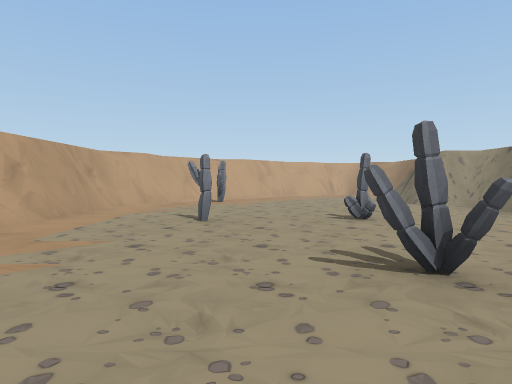
[1] (above)

12 first-person views from a walk through a 3-D level made in the Unity game engine. The camera is 1.3 m above the floor, tilts 2° down and sees 75° across. The floor is counted in squares, 2 m on a side. Each view is taken from the middle of a square. On the plan, view 1 faces up. The plan holds only what a view shows up to about 10 squares ahead; the rest is blank. The place goes on beyond the plan. Some animated figures are not drawn.

[2]
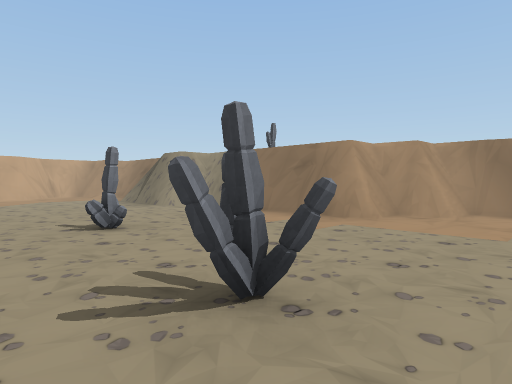

[3]
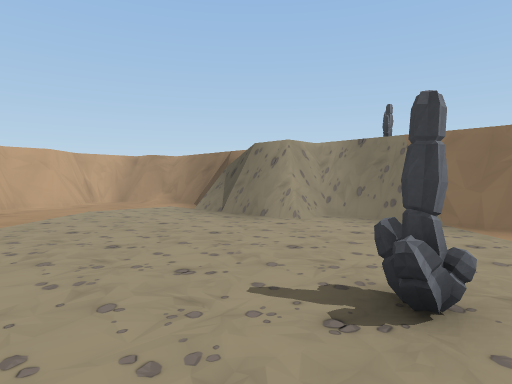

[4]
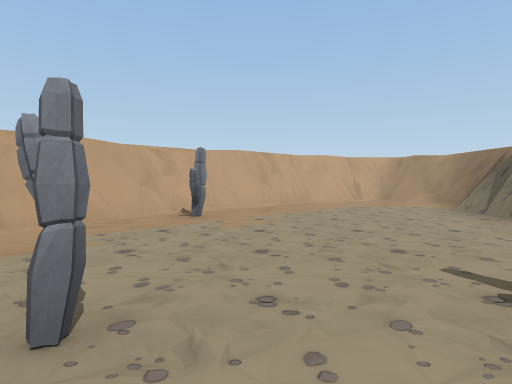

[5]
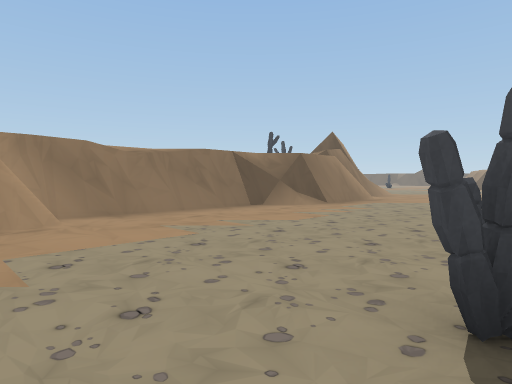

[6]
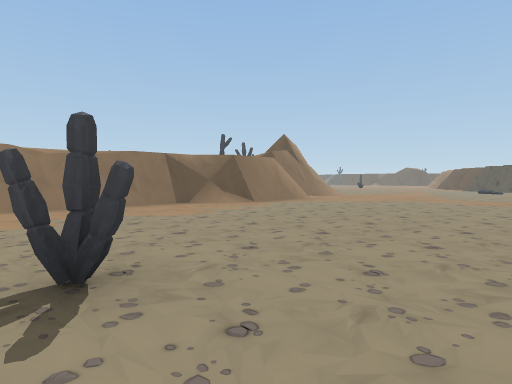

[7]
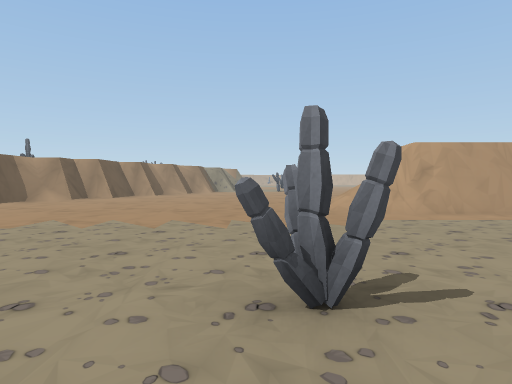

[8]
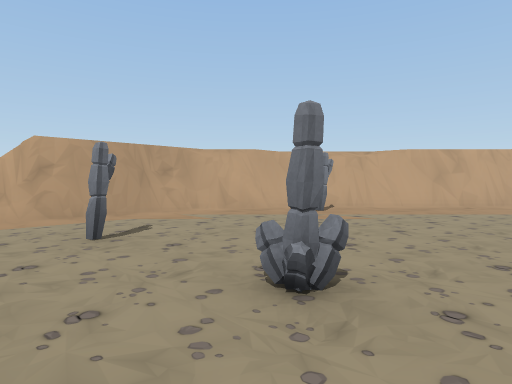

[9]
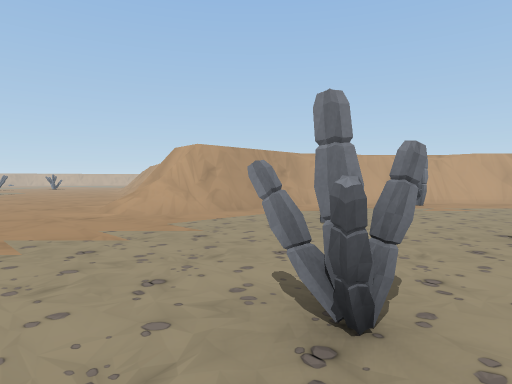

[10]
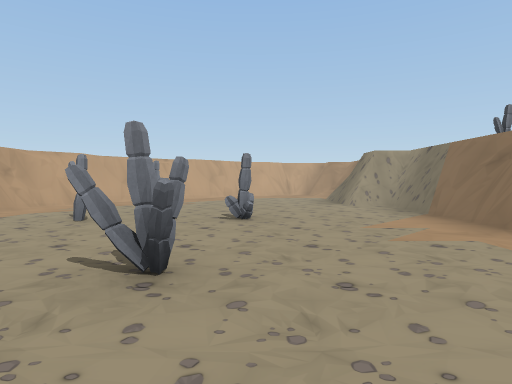

[11]
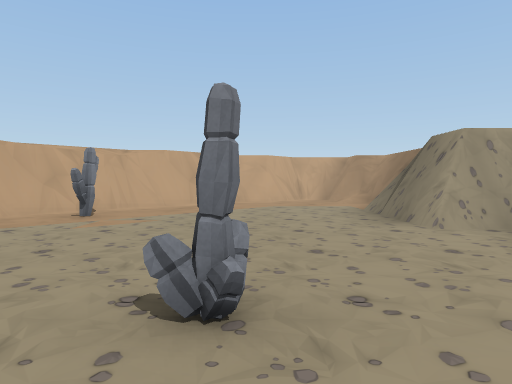

[12]
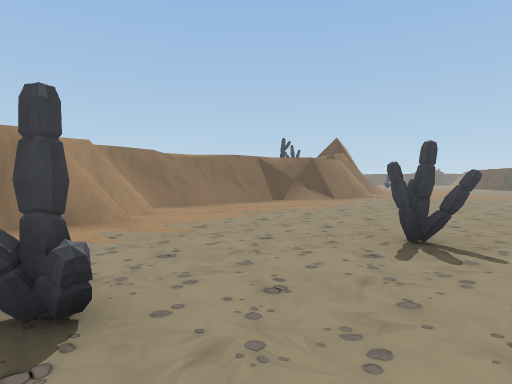

### Floor plan
Points are (right, up) in squares from view 1. A wall is a line through its corners. A room is listed if a view was taken in it or the views show most of it. See-through windows are left out.
Room 1 (views 1, 2, 3, 4, 5, 6, 7, 8, 9, 10, 11, 12)
walls: (-5, 5) (-6.1, 5); (-4.1, 5.5) (-4.4, 5); (-3.7, 8.5) (-3.7, 5.7) (-4.4, 4.5); (-3.4, 9) (-4, 8.3) (-4, 5.5); (-2.9, 9.4) (-3.5, 8.9); (-1.7, 11.6) (-2.7, 10.6) (-2.9, 9.9); (5.9, 3.9) (5.9, 8.5); (0.2, 13.5) (-1.5, 11.8); (4.6, 8.7) (4.6, 10.3); (6.6, 2.9) (6.6, 4); (6.8, 3.8) (5.5, 3.8); (5.5, 8.7) (4.8, 8.7); (6.6, -4.4) (7.2, -3.4); (7.5, 2.7) (6.6, 2.7); (7.7, 0.5) (7.6, 1); (7.6, -1.4) (7.7, -0.9); (7.5, -2.4) (7.5, 2.9) (6.8, 2.9) (6.8, 4) (5.5, 4) (5.5, 9) (4.8, 9) (4.8, 10.5) (5.1, 11.3); (1.2, 14.5) (0.5, 13.8); (1.5, 14.5) (-2.8, 10.2); (5.5, 12.4) (5.5, 13.8); (5.9, 12.4) (5.9, 13.9)
low walls: (-2.8, 10.2) (-2.8, 9.3) (-3.5, 8.5) (-3.5, 5.7) (-3.8, 5.1); (-2.6, 10.3) (-2.6, 9.4); (5.5, 8.6) (4.8, 8.6); (4.6, 10.3) (4.8, 10.8); (2, 14.5) (1.5, 14.5); (5.6, 13.5) (5.5, 14)
ways out: opening at (8, -3)
objects: cactus (-1, 5) to (-1, 6); cactus (-1, 10); cactus (1, 2); cactus (2, 6)

Positions as (right, up) in squares from view 1, and headings:
1: (0, 0), facing up
2: (0, 1), facing up-right
3: (0, 5), facing up-right
4: (0, 4), facing up
5: (1, 4), facing down-right
6: (-1, 3), facing down-right
7: (3, 2), facing left
8: (3, 4), facing up-left
9: (2, 1), facing up-left
10: (2, 0), facing up
11: (2, 4), facing up
12: (0, 6), facing down-right
